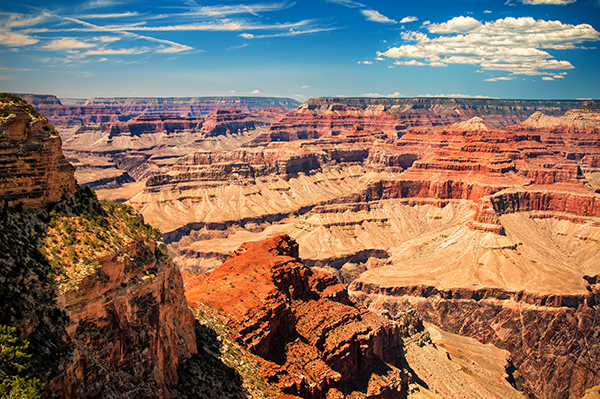
#> input picture rotation/grand_canyon.png, 600 x 399 px
$ python rotate.py --image grand_canyon.png
#> lines starting #> are read from the running program, lines starting #| are printed output that depends on the picture
# USAGE
# python rotate.py --image grand_canyon.png

# import the necessary packages
import numpy as np
import argparse
import imutils
import cv2


def rotate_image(mat, angle):
    """
    Rotates an image (angle in degrees) and expands image to avoid cropping
    """

    height, width = mat.shape[:2] # image shape has 3 dimensions
    image_center = (width/2, height/2) # getRotationMatrix2D needs coordinates in reverse order (width, height) compared to shape

    rotation_mat = cv2.getRotationMatrix2D(image_center, angle, 1.)

    # rotation calculates the cos and sin, taking absolutes of those.
    abs_cos = abs(rotation_mat[0,0])
    abs_sin = abs(rotation_mat[0,1])

    # find the new width and height bounds
    bound_w = int(height * abs_sin + width * abs_cos)
    bound_h = int(height * abs_cos + width * abs_sin)

    # subtract old image center (bringing image back to origo) and adding the new image center coordinates
    rotation_mat[0, 2] += bound_w/2 - image_center[0]
    rotation_mat[1, 2] += bound_h/2 - image_center[1]

    # rotate image with the new bounds and translated rotation matrix
    rotated_mat = cv2.warpAffine(mat, rotation_mat, (bound_w, bound_h))
    return rotated_mat


# construct the argument parser and parse the arguments
ap = argparse.ArgumentParser()
ap.add_argument("-i", "--image", required=True, help="Path to the image")
args = vars(ap.parse_args())

# load the image and show it
image = cv2.imread(args["image"])
#> image is the input picture: shape (399, 600, 3); mean B, G, R 97.3, 113.1, 138.6
cv2.imshow("Original", image)

# grab the dimensions of the image and calculate the center of the image
(h, w) = image.shape[:2]
#> h = 399; w = 600
(cX, cY) = (w / 2, h / 2)
#> cX = 300; cY = 199.5

# rotate our image by 45 degrees
M = cv2.getRotationMatrix2D((cX, cY), 45, 1.0)
rotated = cv2.warpAffine(image, M, (w, h))
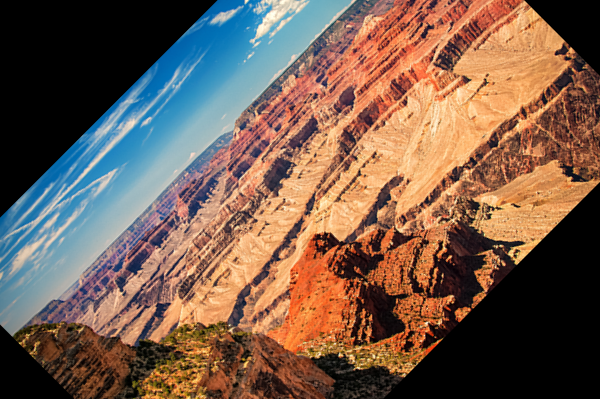
#> rotated: shape (399, 600, 3); mean B, G, R 78.3, 93.1, 117.8
cv2.imshow("Rotated by 45 Degrees", rotated)

# rotate our image by -90 degrees
M = cv2.getRotationMatrix2D((cX, cY), -90, 1.0)
rotated = cv2.warpAffine(image, M, (w, h))
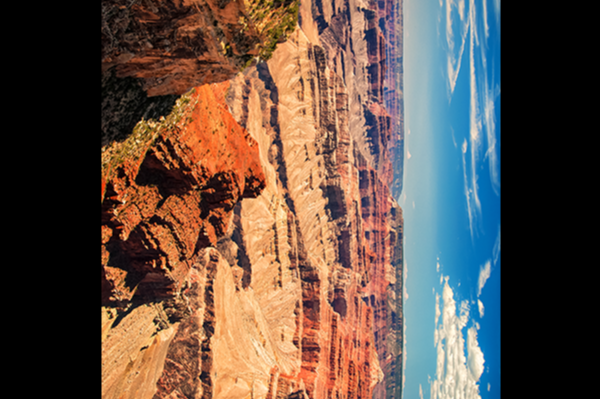
#> rotated: shape (399, 600, 3); mean B, G, R 70, 80.5, 98.3
cv2.imshow("Rotated by -90 Degrees", rotated)

# rotate our image around an arbitrary point rather than the center
M = cv2.getRotationMatrix2D((cX - 50, cY - 50), 45, 1.0)
rotated = cv2.warpAffine(image, M, (w, h))
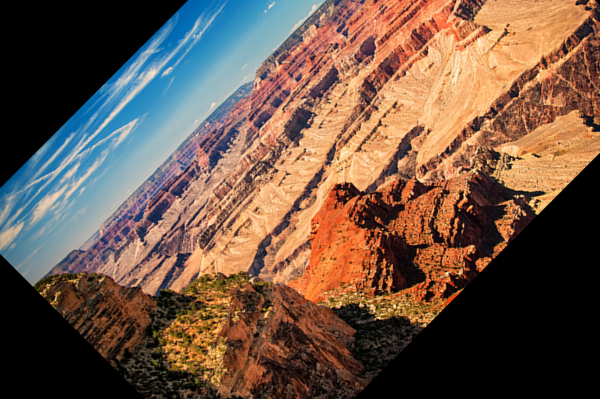
#> rotated: shape (399, 600, 3); mean B, G, R 71.1, 86, 110
cv2.imshow("Rotated by Offset & 45 Degrees", rotated)

# finally, let's use our helper function in imutils to rotate the image by
# 180 degrees (flipping it upside down)
rotated = imutils.rotate(image, 5)
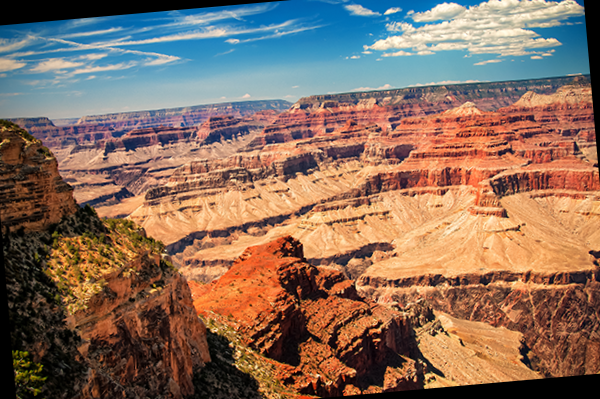
#> rotated: shape (399, 600, 3); mean B, G, R 93.6, 109.8, 136.2
cv2.imshow("Rotated by 180 Degrees", rotated)

rotated = rotate_image(image, 5)
#> in rotate_image, `rotated_mat = cv2.warpAffine(mat, rotation_mat, (bound_w, bound_h))`:
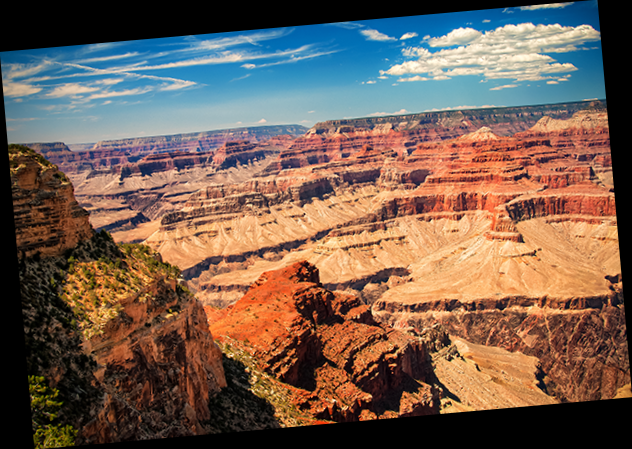
#> rotated_mat: shape (449, 632, 3); mean B, G, R 82.1, 95.5, 116.9
cv2.imshow("My rotated", rotated)
cv2.waitKey(0)
